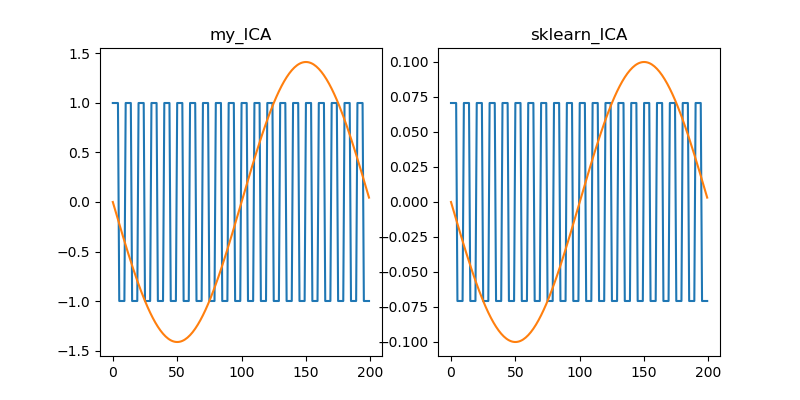

The script that saved this image:
#!/usr/bin/env python3
# -*- coding:UTF-8 -*-
##########################################################################
# File Name: FastICA.py
# Author: stubborn vegeta
# Created Time: 2020年02月23日 星期日 13时55分28秒
##########################################################################
import numpy as np
import matplotlib.pyplot as plt
from sklearn.decomposition import FastICA


def ICA(S,N,Maxcount=10000,precision=0.00001):
    """
    :S        : 数据
    :N        : 独立成分个数
    :Maxcount : 最大迭代次数
    :precision: 精度
    """
    for i in range(N):
        S[i,:] = S[i,:] - np.mean(S,axis=1)[i]
    Cx = np.cov(S)
    value,eigvector = np.linalg.eig(Cx)
    print(value, eigvector)
    val = value**(-1/2)*np.eye(N)
    white = np.dot(val, eigvector.T)
    Z = np.dot(white, S)
    W = 0.5*np.ones([N,N])

    for n in range(N):
        count=0
        WP=W[:,n].reshape(N,1) #初始化
        LastWP=np.zeros(N).reshape(N,1) # 列向量;LastWP=zeros(m,1);
        while np.linalg.norm(WP-LastWP,1)>precision:
            count=count+1
            LastWP=np.copy(WP)    #  上次迭代的值
            gx=np.tanh(LastWP.T.dot(Z))  # 行向量

            for i in range(N):
                tm1=np.mean( Z[i,:]*gx )
                tm2=np.mean(1-gx**2)*LastWP[i]
                WP[i]=tm1 - tm2
            #print(" wp :", WP.T )
            WPP=np.zeros(N) #一维0向量   史密特正交
            for j in range(n):
                WPP=WPP+  WP.T.dot(W[:,j])* W[:,j]
            WP.shape=1,N
            WP=WP-WPP
            WP.shape=N,1
            WP=WP/(np.linalg.norm(WP))
            if(count == Maxcount):
                # print("reach Maxcount，exit loop",np.linalg.norm(WP-LastWP,1))
                break
        W[:,n]=WP.reshape(N,)
    SZ=W.T.dot(Z)

    return SZ.T


if __name__ == '__main__':
    simple=200
    x = np.arange(simple)
    s1 = np.sin(0.01*np.pi*x)            #(simple,1)
    s2 = np.array(20*(5*[2]+5*[-2]))     #(simple,1)
    S = s1*s2
    S = np.array([s1,s2])
    R,C = S.shape
    ran=np.random.random([R,R])  #随机矩阵
    S=ran.dot(S) #混合信号
    print(S.shape)
    plt.figure(figsize=(8,4))
    plt.subplot(121)
    plt.title("mixed signal 1")
    plt.plot(S[0])
    plt.subplot(122)
    plt.title("mixed signal 2")
    plt.plot(S[1])
    plt.savefig("MixedSignal")
    plt.show()
    SZ = ICA(S,R)
    ica=FastICA(n_components=2)
    SZ_1 = ica.fit_transform(S.T)
    plt.figure(figsize=(8,4))
    # plt.plot(SZ.T[:,0])
    plt.subplot(121)
    plt.title("my_ICA")
    plt.plot(SZ[:,1])
    plt.plot(SZ[:,0])
    plt.subplot(122)
    plt.title("sklearn_ICA")
    plt.plot(SZ_1[:,1])
    plt.plot(SZ_1[:,0])
    plt.savefig("FastICA")
    plt.show()
